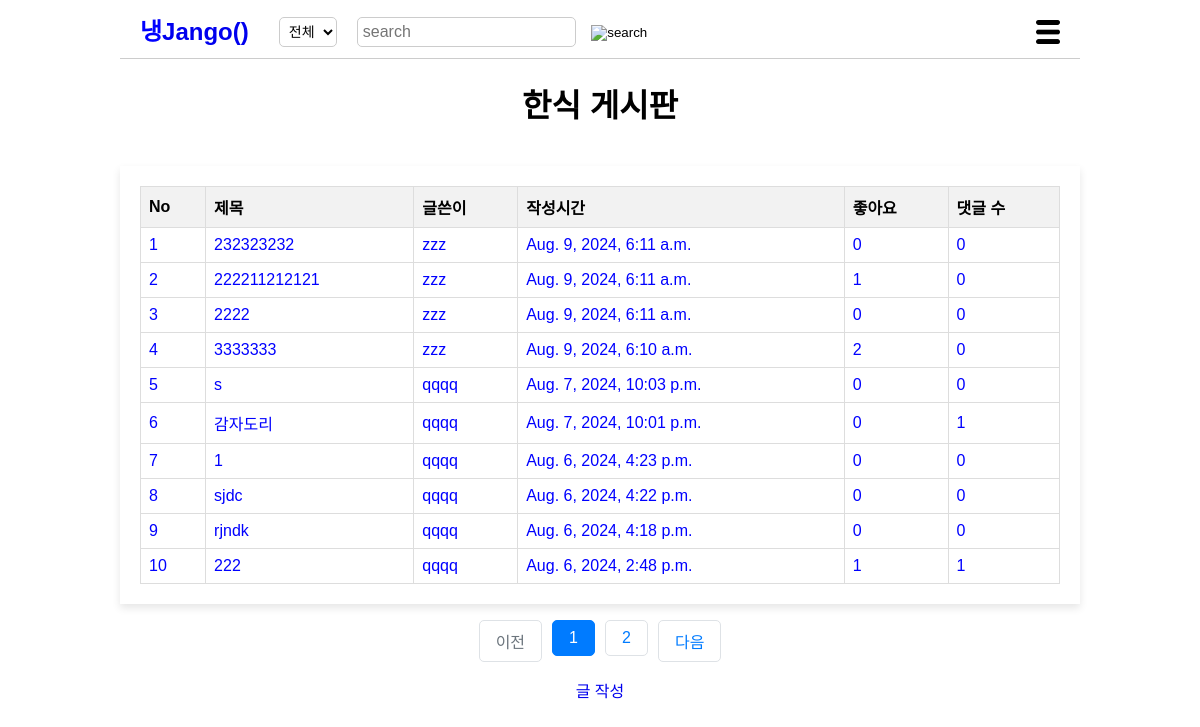
Page /koreapost/ on the earlier database version.
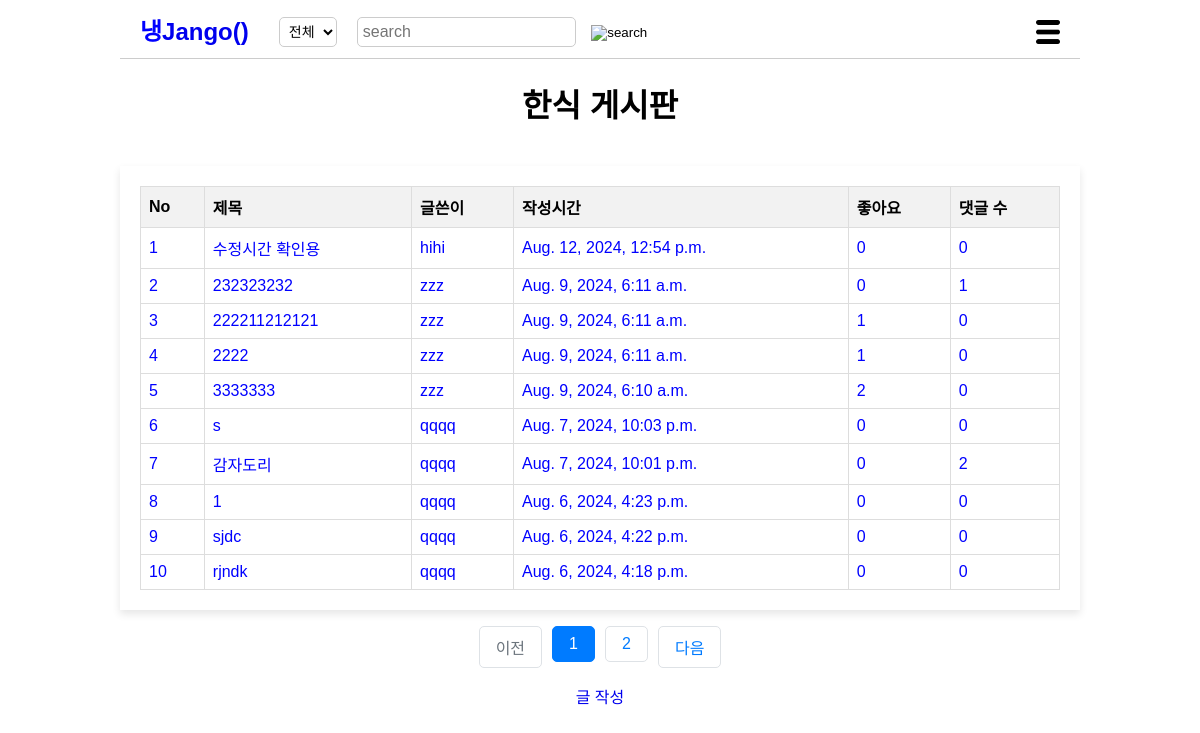
Same page on the later database version.
### post/models.py (models this page shows, shortened)
class Post(models.Model):
    title = models.CharField(max_length=200)
    cooktime = models.IntegerField()
    ingredient = models.TextField()
    cookmethod = models.TextField()
    created_at=models.DateTimeField(auto_now_add=True)
    writer=models.ForeignKey(User, on_delete=models.CASCADE)
    like_users=models.ManyToManyField(settings.AUTH_USER_MODEL, related_name='like_posts', blank=True)
    updated_at=models.DateTimeField(null=True, blank=True, auto_now=True)
    category = models.ForeignKey(Category, on_delete=models.CASCADE)

### post/views/post_views.py (the view)
# urls.py: path('<str:category_name>/',list, name='list'),
def list(request, category_name):
    request.session['previous_page'] = request.get_full_path()
    category = get_object_or_404(Category, name=category_name)
    posts = Post.objects.filter(category=category).annotate(comment_count=Count('comment')).order_by('-created_at')
    page=request.GET.get('page', '1')
    paginator=Paginator(posts, 10)
    page_obj=paginator.get_page(page)
    context={
        'list': page_obj,
        }
    if category_name=="koreapost":
        return render(request, 'koreapost.html', context)
    elif category_name=="chinapost":
        return render(request, 'chinapost.html', context)
    elif category_name=="japanpost":
        return render(request, 'japanpost.html', context)
    else:
        return render(request, '404.html')

### post/templates/koreapost.html (shortened to what this page needs)
<!DOCTYPE html>
<html lang="ko">
    <head>
        {% load static %}
        <link rel="stylesheet" href="{%static 'css/styles-koreapost.css' %}">
</head>
<body>
    <header>
        <div class="logo"><a href="{% url 'post:main' %}">
            <span class="blue">냉</span>Jango()</a>
        </div>
        <select id="search-type">
            <option value="all">전체</option>
        </select>
        <div class="search-bar">
            <form method="POST" action="{% url 'post:search' %}">
                    <input type="text" placeholder="search" name="searched">
                    <button><img src="{% static 'image/search-icon.png' %}" alt="search"></button>
                </form>
        </div>
        <div class="menu-icon">
            <img src="{% static 'image/menu-icon.png' %}" alt="menu">
        </div>
    </header>
        <h1>한식 게시판</h1>
        <br>
        <div class="container">
            <table>
                <thead>
                    <tr>
                        <th>No</th>
                        <th>제목</th>
                        <th>글쓴이</th>
                        <th>작성시간</th>
                        <th>좋아요</th>
                        <th>댓글 수</th>
                    </tr>
                </thead>
                <tbody>
                    {% for post in list %}
                    <tr class="fixed" data-href="{% url 'post:show' post.id %}">
                        <td>{{ forloop.counter }}</td>
                        <td>{{ post.title }}</td>
                        <td>{{ post.writer }}</td>
                        <td>{{ post.created_at }}</td>
                        <td>{{ post.like_users.all.count }}</td>
                        <td>{{ post.comment_count }}</td>
                    </tr>
                    {% endfor %}
                </tbody>
            </table>
        </div>
        <ul class="pagination justify-content-center">
            {% if list.has_previous %}
                <li class="page-item">
                    <a class="page-link" href="?page={{ list.previous_page_number }}">이전</a>
                </li>
            {% else %}
                <li class="page-item disabled">
                    <a class="page-link" tabindex="-1" aria-disabled="true" href="#">이전</a>
                </li>
            {% endif %}
            {% for page_number in list.paginator.page_range %}
            {% if page_number >= list.number|add:-5 and page_number <= list.number|add:5 %}
            {% if page_number == list.number %}
                <li class="page-item active" aria-current="page">
                    <a class="page-link" href="?page={{ page_number }}">{{ page_number }}</a>
                </li>
            {% else %}
                <li class="page-item">
                    <a class="page-link" href="?page={{ page_number }}">{{ page_number }}</a>
                </li>
            {% endif %}
            {% endif %}
            {% endfor %}
            {% if list.has_next %}
                <li class="page-item">
                    <a class="page-link" href="?page={{ list.next_page_number }}">다음</a>
                </li>
            {% else %}
                <li class="page-item disabled">
                    <a class="page-link" tabindex="-1" aria-disabled="true" href="#">다음</a>
                </li>
            {% endif %}
        </ul>
    <a href="{% url 'post:write' %}">글 작성</a>
    </body>
</html>

Differences in the rows shown:
no longer on this page (row unchanged): Post: title "222", writer "qqqq", created_at "Aug. 6, 2024, 2:48 p.m.", like_users.all.count "1", comment_count "1"
added Post: title "수정시간 확인용", writer "hihi", created_at "Aug. 12, 2024, 12:54 p.m.", like_users.all.count "0", comment_count "0"
computed for Post (number 2 of 10 on the later page): comment_count "0" → "1"
computed for Post (number 4 of 10 on the later page): like_users.all.count "0" → "1"
computed for Post "감자도리": comment_count "1" → "2"
